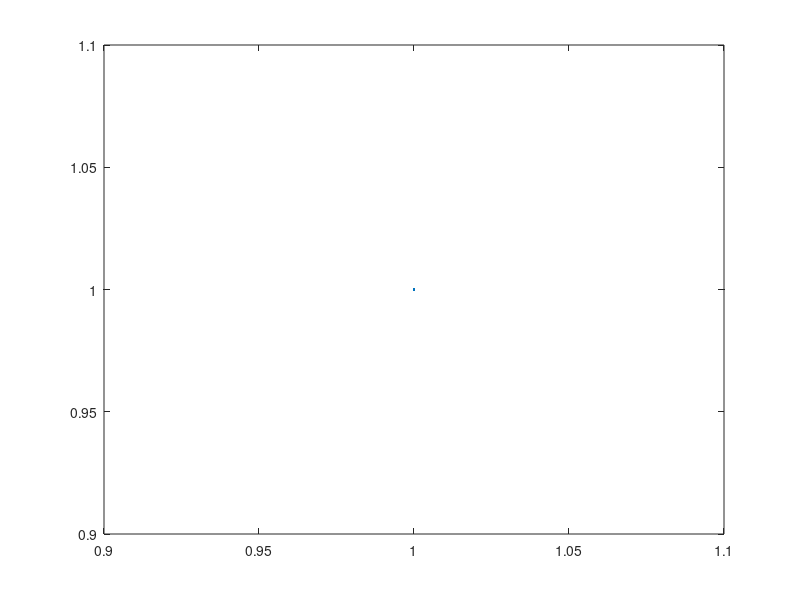

Reproduce this figure in MATLAB.
%% init
clear;
n = randi(10);
vec = 1:2:n;
%% solution
quadV = vec.^2;
%% display
plot(vec, quadV);
%% check
disp('n:'); disp(n);
disp('vec:'); disp(vec);
disp('quad:'); disp(quadV);